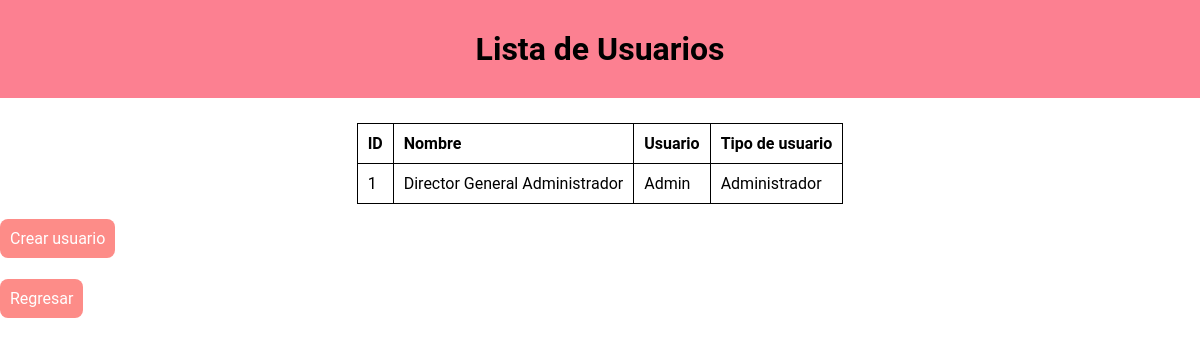
Before: /cuentas.php with the older database file.
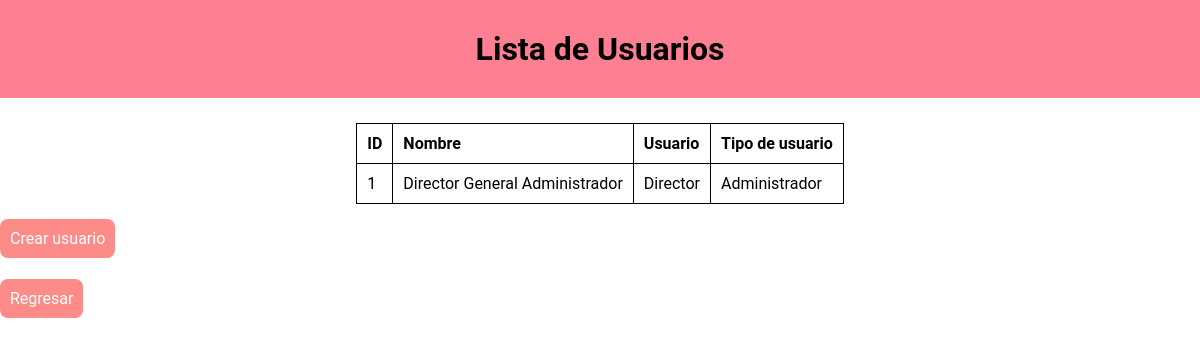
After: the same page with the newer database file.
### tables this page shows
CREATE TABLE usuario(
    id INT PRIMARY KEY AUTO_INCREMENT NOT NULL,
    nombre VARCHAR(50) NOT NULL,
    ap VARCHAR(50) NOT NULL,
    am VARCHAR(50) NOT NULL,
    pswd VARCHAR(255) NOT NULL,
    usuario VARCHAR(50) NOT NULL,
    idTipo INT NOT NULL,
    FOREIGN KEY (idTipo) REFERENCES tipoUsuario(id)
);

CREATE TABLE tipoUsuario(
    id INT PRIMARY KEY AUTO_INCREMENT NOT NULL,
    descripcion VARCHAR(50) NOT NULL
);

### cuentas.php (the view, shortened to what this page needs)
<?php
$pdo = conn::conn();
$query = "
    SELECT
        usuario.*,
        tipoUsuario.descripcion AS tipo_usuario
    FROM
        usuario
    INNER JOIN
        tipoUsuario ON usuario.idTipo = tipoUsuario.id
";
$stmt = $pdo->prepare($query);
$stmt->execute();
$usuarios = $stmt->fetchAll(PDO::FETCH_ASSOC);
?>
<!DOCTYPE html>
<html lang="es">
<head>
    <link rel="stylesheet" href="css/general.css">
    <link rel="stylesheet" href="css/cuentas.css">
</head>
<body>
    <header>
        <h1>Lista de Usuarios</h1>
    </header>
    <main>
        <table>
            <tr>
                <th>ID</th>
                <th>Nombre</th>
                <th>Usuario</th>
                <th>Tipo de usuario</th>
            </tr>
            <?php foreach ($usuarios as $usuario) : ?>
                <tr>
                    <td><?php echo htmlspecialchars($usuario['id']); ?></td>
                    <td><?php echo htmlspecialchars($usuario['nombre'] . " " . $usuario['ap'] . " " . $usuario['am']); ?></td>
                    <td><?php echo htmlspecialchars($usuario['usuario']);?></td>
                    <td><?php echo htmlspecialchars($usuario['tipo_usuario']); ?></td>
                </tr>
            <?php endforeach; ?>
        </table>
        <a href="crearUsuario.php">Crear usuario</a>
    </main>
    <nav>
        <ul>
            <li>
                <a href="inicio.php">Regresar</a>
            </li>
        </ul>
    </nav>
</body>
</html>

### css/general.css (style rules this page uses)
* { padding: 0; margin: 0; box-sizing: border-box; font-family: 'Roboto', sans-serif; }
header { background-color: #fc8091; padding: 30px; display: flex; justify-content: space-between; align-items: center; }
h1 { width: 100%; text-align: center; }
nav ul { list-style: none; display: flex; align-items: center; gap: 20px; }
a { text-decoration: none; color: white; background-color: #fd8c88; padding: 10px; margin-top: 40px; border-radius: 8px; transition: 0.4s; cursor: pointer; }

### css/cuentas.css (style rules this page uses)
table { border: 1px solid #ccc; border-collapse: collapse; margin: 25px auto; }
th, td { padding: 10px; text-align: left; border: 1px solid; }
nav { height: 100px; display: flex; align-items: center; }
a { text-decoration: none; }

Changed rows visible on the page:
changed usuario "Director General Administrador": usuario "Admin" → "Director"
